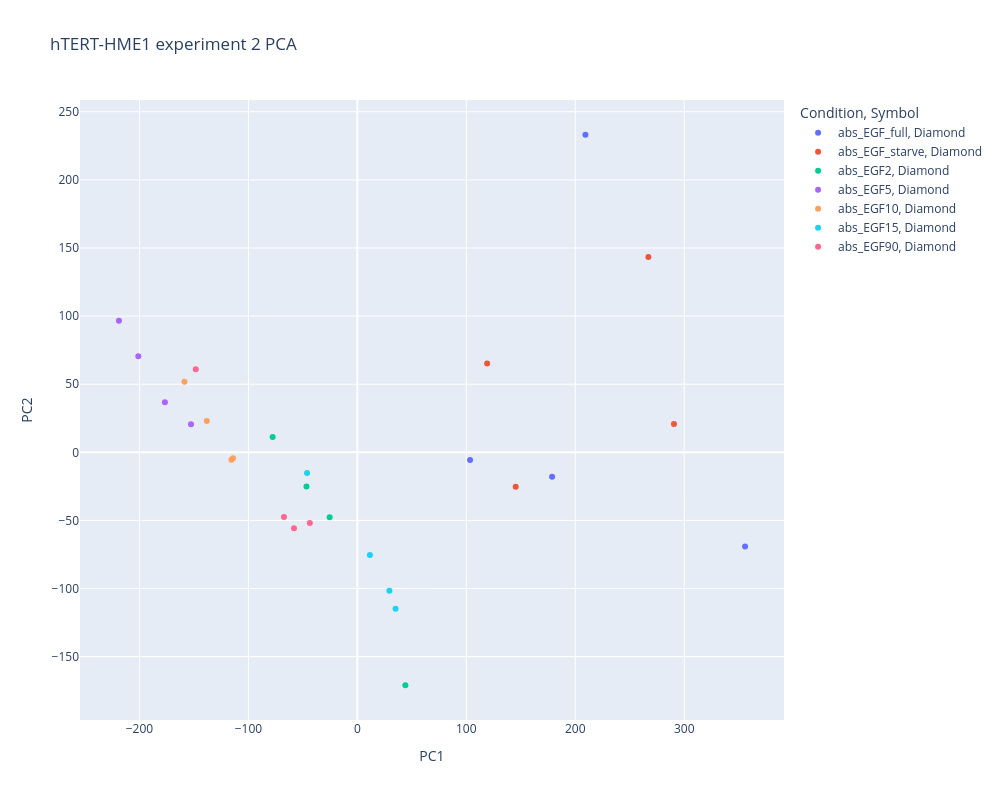
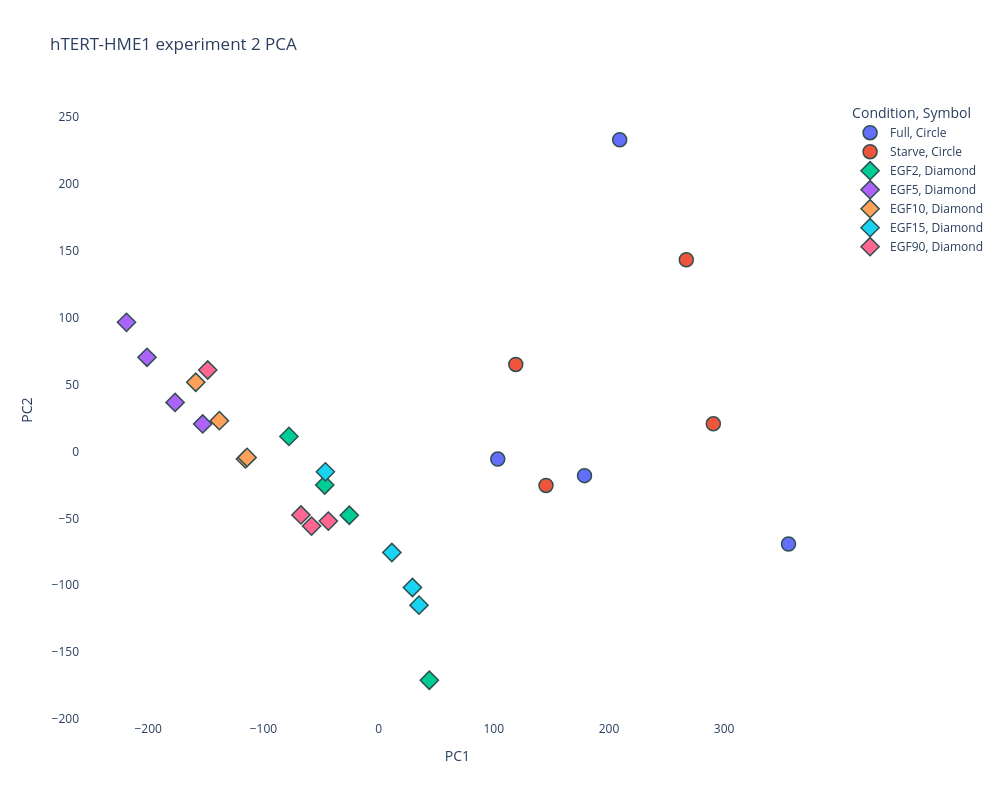

Write notebook code for charts like these, in order.
### Code cell
#PLOT with all the replicates united and separated
all_data = [EGF_imputed_T]#imputed_T, data_all_4r, EGF_imputed_T, data_EGF_4r, INS_imputed_T, data_INS_4r, EGFnIND_imputed_T, data_EGFnINS_4r]

for data in all_data:
       scaler = StandardScaler()
       standardized_data = scaler.fit_transform(data)

       pca = PCA(n_components=2)  # Reduce to 2 dimensions for visualization
       principal_components = pca.fit_transform(standardized_data)

       # Create a PCA dataframe for visualization
       pca_df = pd.DataFrame(principal_components, columns=["PC1", "PC2"])
       pca_df["Time_Point"] = data.index  # Add time point info
       pca_df["Condition"] = pca_df["Time_Point"].str.replace(r'_r\d+$', '', regex=True)
       pca_df["Symbol"] = pca_df["Time_Point"].apply(assign_symbol)

       # Visualize the PCA result
       fig = px.scatter(pca_df, x="PC1", y="PC2", color="Condition", symbol="Symbol",title="hTERT-HME1 experiment 2 PCA", width=1000, height=800)
       # fig.update_xaxes(range=[-350, 350])
       # fig.update_yaxes(range=[-200, 200])
       fig.show()

       print(data.shape)
########################################
for data in all_data:
    scaler = StandardScaler()
    standardized_data = scaler.fit_transform(data)

    pca = PCA(n_components=2)  # Reduce to 2 dimensions for visualization
    principal_components = pca.fit_transform(standardized_data)

    # Create a PCA dataframe for visualization
    pca_df = pd.DataFrame(principal_components, columns=["PC1", "PC2"])
    pca_df["Time_Point"] = data.index  # Add time point info
    # pca_df["Condition"] = pca_df["Time_Point"].str.replace(r'_r\d+$', '', regex=True)
    pca_df["Condition"] = pca_df["Time_Point"].str.replace(r'_r\d+$', '', regex=True).str.replace('^abs_', '', regex=True).str.replace('EGF_full', 'Full', regex=True).str.replace('EGF_starve', 'Starve', regex=True)
    pca_df["Symbol"] = pca_df["Condition"].apply(assign_symbol)
    # pca_df["Color"] = pca_df["Time_Point"].str.extract(r'(\d+)', expand=False)


    # Visualize the PCA result
    fig = px.scatter(
        pca_df,
        x="PC1",
        y="PC2",
        color="Condition",
        symbol="Symbol",
        title="hTERT-HME1 experiment 2 PCA",
        width=1000,
        height=800
    )

    # Increase marker size and set white background
    fig.update_traces(marker=dict(size=14, line=dict(width=1.5, color='DarkSlateGrey')))
    fig.update_layout(
        plot_bgcolor="white",
        paper_bgcolor="light grey"
        # xaxis=dict(showgrid=True, gridcolor='lightgray'),
        # yaxis=dict(showgrid=True, gridcolor='lightgray')
    )

    fig.show()

    print(data.shape)

########################################
# for data in all_data:
#        scaler = StandardScaler()
#        standardized_data = scaler.fit_transform(data)
#
#        pca = PCA(n_components=2)  # Reduce to 2 dimensions for visualization
#        principal_components = pca.fit_transform(standardized_data)
#
#        # Create a PCA dataframe for visualization
#        pca_df = pd.DataFrame(principal_components, columns=["PC1", "PC2"])
#        pca_df["Time_Point"] = data.index  # Add time point info
#        # pca_df["Condition"] = pca_df["Time_Point"].str.replace(r'_r\d+$', '', regex=True)
#        pca_df["Symbol"] = pca_df["Time_Point"].apply(assign_symbol)
#
#        # Visualize the PCA result
#        fig = px.scatter(pca_df, x="PC1", y="PC2", color="Time_Point", symbol="Symbol",title="PCA of Time Points and Replicates", width=1000, height=800)
#        # fig.update_xaxes(range=[-350, 350])
#        # fig.update_yaxes(range=[-200, 200])
#        fig.show()
#
#        print(data.shape)
# the outliers are : r1 for EGF2, r3 for starve, r3 for egf90

### Figure 1 — Plotly figure (JSON) as saved in the notebook; plotly's stock layout.template omitted (floating-point values rounded to 4 significant figures)
{"data": [{"hovertemplate": "Condition=abs_EGF_full<br>Symbol=Diamond<br>PC1=%{x}<br>PC2=%{y}<extra></extra>", "legendgroup": "abs_EGF_full, Diamond", "marker": {"color": "#636efa", "symbol": "circle"}, "mode": "markers", "name": "abs_EGF_full, Diamond", "orientation": "v", "showlegend": true, "x": [209.3, 355.8, 178.8, 103.4], "xaxis": "x", "y": [233.1, -69.21, -18.02, -5.615], "yaxis": "y", "type": "scatter"}, {"hovertemplate": "Condition=abs_EGF_starve<br>Symbol=Diamond<br>PC1=%{x}<br>PC2=%{y}<extra></extra>", "legendgroup": "abs_EGF_starve, Diamond", "marker": {"color": "#EF553B", "symbol": "circle"}, "mode": "markers", "name": "abs_EGF_starve, Diamond", "orientation": "v", "showlegend": true, "x": [267.1, 290.6, 119.1, 145.3], "xaxis": "x", "y": [143.4, 20.7, 65.14, -25.34], "yaxis": "y", "type": "scatter"}, {"hovertemplate": "Condition=abs_EGF2<br>Symbol=Diamond<br>PC1=%{x}<br>PC2=%{y}<extra></extra>", "legendgroup": "abs_EGF2, Diamond", "marker": {"color": "#00cc96", "symbol": "circle"}, "mode": "markers", "name": "abs_EGF2, Diamond", "orientation": "v", "showlegend": true, "x": [44.06, -25.44, -46.72, -77.8], "xaxis": "x", "y": [-171.0, -47.62, -25.03, 11.31], "yaxis": "y", "type": "scatter"}, {"hovertemplate": "Condition=abs_EGF5<br>Symbol=Diamond<br>PC1=%{x}<br>PC2=%{y}<extra></extra>", "legendgroup": "abs_EGF5, Diamond", "marker": {"color": "#ab63fa", "symbol": "circle"}, "mode": "markers", "name": "abs_EGF5, Diamond", "orientation": "v", "showlegend": true, "x": [-176.7, -218.8, -201.0, -152.7], "xaxis": "x", "y": [36.74, 96.61, 70.46, 20.63], "yaxis": "y", "type": "scatter"}, {"hovertemplate": "Condition=abs_EGF10<br>Symbol=Diamond<br>PC1=%{x}<br>PC2=%{y}<extra></extra>", "legendgroup": "abs_EGF10, Diamond", "marker": {"color": "#FFA15A", "symbol": "circle"}, "mode": "markers", "name": "abs_EGF10, Diamond", "orientation": "v", "showlegend": true, "x": [-138.2, -158.7, -115.6, -114.1], "xaxis": "x", "y": [23.06, 51.78, -5.522, -4.394], "yaxis": "y", "type": "scatter"}, {"hovertemplate": "Condition=abs_EGF15<br>Symbol=Diamond<br>PC1=%{x}<br>PC2=%{y}<extra></extra>", "legendgroup": "abs_EGF15, Diamond", "marker": {"color": "#19d3f3", "symbol": "circle"}, "mode": "markers", "name": "abs_EGF15, Diamond", "orientation": "v", "showlegend": true, "x": [11.52, 35.07, -46.18, 29.39], "xaxis": "x", "y": [-75.47, -114.8, -15.16, -101.7], "yaxis": "y", "type": "scatter"}, {"hovertemplate": "Condition=abs_EGF90<br>Symbol=Diamond<br>PC1=%{x}<br>PC2=%{y}<extra></extra>", "legendgroup": "abs_EGF90, Diamond", "marker": {"color": "#FF6692", "symbol": "circle"}, "mode": "markers", "name": "abs_EGF90, Diamond", "orientation": "v", "showlegend": true, "x": [-67.4, -58.18, -148.3, -43.62], "xaxis": "x", "y": [-47.41, -55.72, 60.99, -51.99], "yaxis": "y", "type": "scatter"}], "layout": {"xaxis": {"anchor": "y", "domain": [0.0, 1.0], "title": {"text": "PC1"}}, "yaxis": {"anchor": "x", "domain": [0.0, 1.0], "title": {"text": "PC2"}}, "legend": {"title": {"text": "Condition, Symbol"}, "tracegroupgap": 0}, "title": {"text": "hTERT-HME1 experiment 2 PCA"}, "height": 800, "width": 1000}}

### Figure 2 — Plotly figure (JSON) as saved in the notebook; plotly's stock layout.template omitted (floating-point values rounded to 4 significant figures)
{"data": [{"hovertemplate": "Condition=Full<br>Symbol=Circle<br>PC1=%{x}<br>PC2=%{y}<extra></extra>", "legendgroup": "Full, Circle", "marker": {"color": "#636efa", "symbol": "circle", "line": {"color": "DarkSlateGrey", "width": 1.5}, "size": 14}, "mode": "markers", "name": "Full, Circle", "orientation": "v", "showlegend": true, "x": [209.3, 355.8, 178.8, 103.4], "xaxis": "x", "y": [233.1, -69.21, -18.02, -5.615], "yaxis": "y", "type": "scatter"}, {"hovertemplate": "Condition=Starve<br>Symbol=Circle<br>PC1=%{x}<br>PC2=%{y}<extra></extra>", "legendgroup": "Starve, Circle", "marker": {"color": "#EF553B", "symbol": "circle", "line": {"color": "DarkSlateGrey", "width": 1.5}, "size": 14}, "mode": "markers", "name": "Starve, Circle", "orientation": "v", "showlegend": true, "x": [267.1, 290.6, 119.1, 145.3], "xaxis": "x", "y": [143.4, 20.7, 65.14, -25.34], "yaxis": "y", "type": "scatter"}, {"hovertemplate": "Condition=EGF2<br>Symbol=Diamond<br>PC1=%{x}<br>PC2=%{y}<extra></extra>", "legendgroup": "EGF2, Diamond", "marker": {"color": "#00cc96", "symbol": "diamond", "line": {"color": "DarkSlateGrey", "width": 1.5}, "size": 14}, "mode": "markers", "name": "EGF2, Diamond", "orientation": "v", "showlegend": true, "x": [44.06, -25.44, -46.72, -77.8], "xaxis": "x", "y": [-171.0, -47.62, -25.03, 11.31], "yaxis": "y", "type": "scatter"}, {"hovertemplate": "Condition=EGF5<br>Symbol=Diamond<br>PC1=%{x}<br>PC2=%{y}<extra></extra>", "legendgroup": "EGF5, Diamond", "marker": {"color": "#ab63fa", "symbol": "diamond", "line": {"color": "DarkSlateGrey", "width": 1.5}, "size": 14}, "mode": "markers", "name": "EGF5, Diamond", "orientation": "v", "showlegend": true, "x": [-176.7, -218.8, -201.0, -152.7], "xaxis": "x", "y": [36.74, 96.61, 70.46, 20.63], "yaxis": "y", "type": "scatter"}, {"hovertemplate": "Condition=EGF10<br>Symbol=Diamond<br>PC1=%{x}<br>PC2=%{y}<extra></extra>", "legendgroup": "EGF10, Diamond", "marker": {"color": "#FFA15A", "symbol": "diamond", "line": {"color": "DarkSlateGrey", "width": 1.5}, "size": 14}, "mode": "markers", "name": "EGF10, Diamond", "orientation": "v", "showlegend": true, "x": [-138.2, -158.7, -115.6, -114.1], "xaxis": "x", "y": [23.06, 51.78, -5.522, -4.394], "yaxis": "y", "type": "scatter"}, {"hovertemplate": "Condition=EGF15<br>Symbol=Diamond<br>PC1=%{x}<br>PC2=%{y}<extra></extra>", "legendgroup": "EGF15, Diamond", "marker": {"color": "#19d3f3", "symbol": "diamond", "line": {"color": "DarkSlateGrey", "width": 1.5}, "size": 14}, "mode": "markers", "name": "EGF15, Diamond", "orientation": "v", "showlegend": true, "x": [11.52, 35.07, -46.18, 29.39], "xaxis": "x", "y": [-75.47, -114.8, -15.16, -101.7], "yaxis": "y", "type": "scatter"}, {"hovertemplate": "Condition=EGF90<br>Symbol=Diamond<br>PC1=%{x}<br>PC2=%{y}<extra></extra>", "legendgroup": "EGF90, Diamond", "marker": {"color": "#FF6692", "symbol": "diamond", "line": {"color": "DarkSlateGrey", "width": 1.5}, "size": 14}, "mode": "markers", "name": "EGF90, Diamond", "orientation": "v", "showlegend": true, "x": [-67.4, -58.18, -148.3, -43.62], "xaxis": "x", "y": [-47.41, -55.72, 60.99, -51.99], "yaxis": "y", "type": "scatter"}], "layout": {"xaxis": {"anchor": "y", "domain": [0.0, 1.0], "title": {"text": "PC1"}}, "yaxis": {"anchor": "x", "domain": [0.0, 1.0], "title": {"text": "PC2"}}, "legend": {"title": {"text": "Condition, Symbol"}, "tracegroupgap": 0}, "title": {"text": "hTERT-HME1 experiment 2 PCA"}, "height": 800, "width": 1000, "plot_bgcolor": "white", "paper_bgcolor": "light grey"}}
